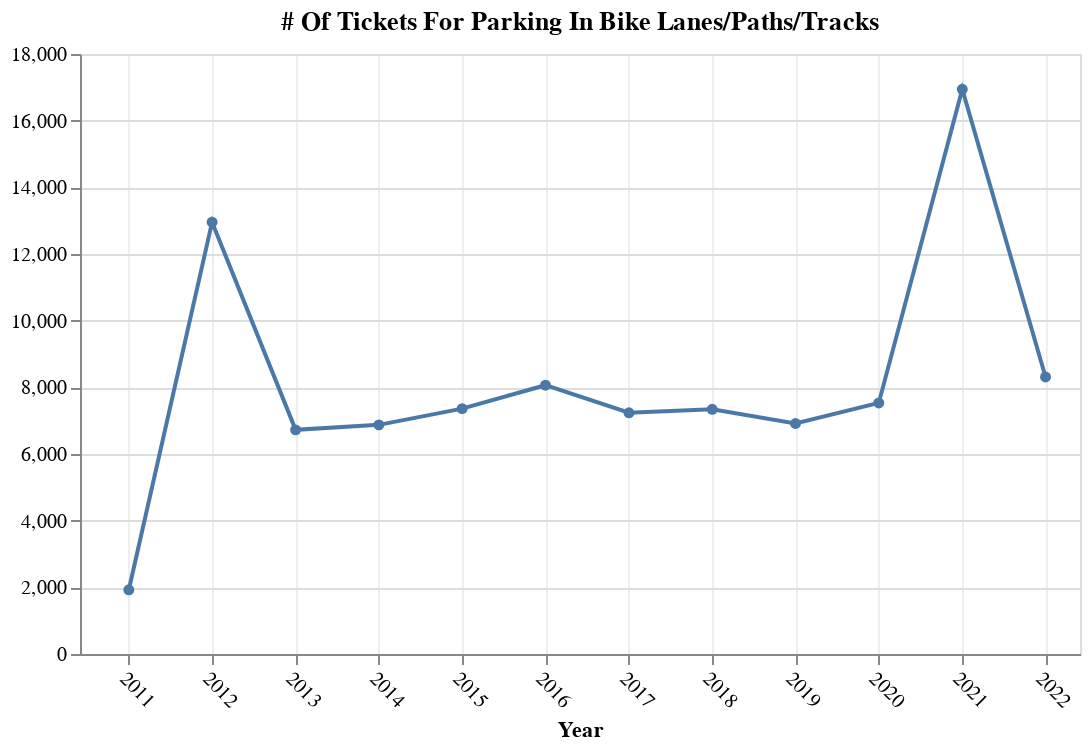

Notebook source saved alongside this figure:
### Markdown cell above
### Total number of infractions by year for a specific type

### Code cell
# STAND SIGNED TRANSIT STOP
# STOP VEH OTR THN BCYCL-BYCL LN|STOP NON-BICYCLE IN CYCLE TRCK|PARK PRO VEH ON BICYCLE PATH

dfl = dfid[dfid["infraction_description"].str.contains(
    "STOP VEH OTR THN BCYCL-BYCL LN|STOP NON-BICYCLE IN CYCLE TRCK|PARK PRO VEH ON BICYCLE PATH")].groupby(
    ['year'])['count'].sum().reset_index()
dfl["date"] = dfl["year"].astype(str) + "-01-01"

alt.Chart(dfl, title="# Of Tickets For Parking In Bike Lanes/Paths/Tracks", width=500).mark_line(
     point=alt.OverlayMarkDef()
).encode(
    x=alt.X('date:T', title="Year", axis=alt.Axis(
        labelAngle=45,
        gridOpacity=0.5
    ), scale=alt.Scale(domain=["2010-06-01", "2022-06-01"])),
    y=alt.Y('count', title="")
)

### Figure 1 — Vega-Lite specification as saved in the notebook (floating-point values rounded to 4 significant figures)
{"config": {"view": {"continuousWidth": 300, "continuousHeight": 300}}, "data": {"name": "data-efb630f0ff03494af7da56dd53ff24ea"}, "mark": {"type": "line", "point": {}}, "encoding": {"x": {"axis": {"gridOpacity": 0.5, "labelAngle": 45}, "field": "date", "scale": {"domain": ["2010-06-01", "2022-06-01"]}, "title": "Year", "type": "temporal"}, "y": {"field": "count", "title": "", "type": "quantitative"}}, "title": "# Of Tickets For Parking In Bike Lanes/Paths/Tracks", "width": 500, "$schema": "https://vega.github.io/schema/vega-lite/v5.8.0.json", "datasets": {"data-efb630f0ff03494af7da56dd53ff24ea": [{"year": 2011, "count": 1926, "date": "2011-01-01"}, {"year": 2012, "count": 12955, "date": "2012-01-01"}, {"year": 2013, "count": 6724, "date": "2013-01-01"}, {"year": 2014, "count": 6874, "date": "2014-01-01"}, {"year": 2015, "count": 7361, "date": "2015-01-01"}, {"year": 2016, "count": 8064, "date": "2016-01-01"}, {"year": 2017, "count": 7237, "date": "2017-01-01"}, {"year": 2018, "count": 7342, "date": "2018-01-01"}, {"year": 2019, "count": 6915, "date": "2019-01-01"}, {"year": 2020, "count": 7532, "date": "2020-01-01"}, {"year": 2021, "count": 16941, "date": "2021-01-01"}, {"year": 2022, "count": 8312, "date": "2022-01-01"}]}}
